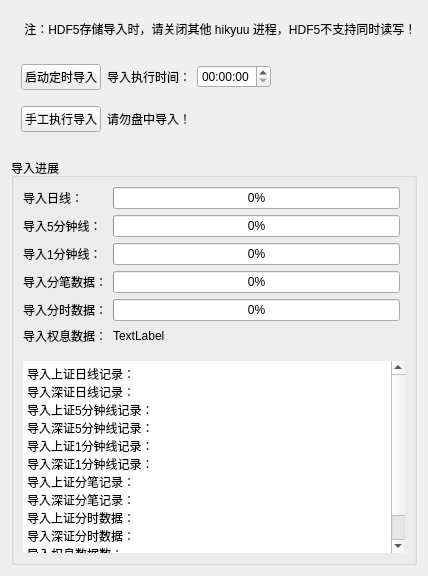
      <widget class="QWidget" name="tab_2">
       <attribute name="title">
        <string>执行导入</string>
       </attribute>
       <layout class="QVBoxLayout" name="verticalLayout_7">
        <item>
         <spacer name="verticalSpacer_20">
          <property name="orientation">
           <enum>Qt::Vertical</enum>
          </property>
          <property name="sizeType">
           <enum>QSizePolicy::Fixed</enum>
          </property>
          <property name="sizeHint" stdset="0">
           <size>
            <width>20</width>
            <height>9</height>
           </size>
          </property>
         </spacer>
        </item>
        <item>
         <widget class="QLabel" name="label_43">
          <property name="text">
           <string>    注：HDF5存储导入时，请关闭其他 hikyuu 进程，HDF5不支持同时读写！</string>
          </property>
         </widget>
        </item>
        <item>
         <layout class="QHBoxLayout" name="horizontalLayout_11">
          <property name="leftMargin">
           <number>10</number>
          </property>
          <property name="topMargin">
           <number>20</number>
          </property>
          <property name="rightMargin">
           <number>10</number>
          </property>
          <item>
           <widget class="QPushButton" name="sched_import_pushButton">
            <property name="text">
             <string>启动定时导入</string>
            </property>
           </widget>
          </item>
          <item>
           <layout class="QHBoxLayout" name="horizontalLayout_14">
            <item>
             <widget class="QLabel" name="label_40">
              <property name="text">
               <string>导入执行时间：</string>
              </property>
             </widget>
            </item>
            <item>
             <widget class="QTimeEdit" name="sched_import_timeEdit"/>
            </item>
            <item>
             <spacer name="horizontalSpacer_7">
              <property name="orientation">
               <enum>Qt::Horizontal</enum>
              </property>
              <property name="sizeHint" stdset="0">
               <size>
                <width>40</width>
                <height>20</height>
               </size>
              </property>
             </spacer>
            </item>
           </layout>
          </item>
         </layout>
        </item>
        <item>
         <spacer name="verticalSpacer_11">
          <property name="orientation">
           <enum>Qt::Vertical</enum>
          </property>
          <property name="sizeType">
           <enum>QSizePolicy::Fixed</enum>
          </property>
          <property name="sizeHint" stdset="0">
           <size>
            <width>20</width>
            <height>10</height>
           </size>
          </property>
         </spacer>
        </item>
        <item>
         <layout class="QHBoxLayout" name="horizontalLayout_18">
          <property name="leftMargin">
           <number>10</number>
          </property>
          <property name="rightMargin">
           <number>10</number>
          </property>
          <item>
           <widget class="QPushButton" name="start_import_pushButton">
            <property name="text">
             <string>手工执行导入</string>
            </property>
           </widget>
          </item>
          <item>
           <widget class="QLabel" name="import_status_label">
            <property name="text">
             <string>请勿盘中导入！</string>
            </property>
           </widget>
          </item>
          <item>
           <spacer name="horizontalSpacer_8">
            <property name="orientation">
             <enum>Qt::Horizontal</enum>
            </property>
            <property name="sizeHint" stdset="0">
             <size>
              <width>40</width>
              <height>20</height>
             </size>
            </property>
           </spacer>
          </item>
         </layout>
        </item>
        <item>
         <spacer name="verticalSpacer_10">
          <property name="orientation">
           <enum>Qt::Vertical</enum>
          </property>
          <property name="sizeType">
           <enum>QSizePolicy::Minimum</enum>
          </property>
          <property name="sizeHint" stdset="0">
           <size>
            <width>20</width>
            <height>20</height>
           </size>
          </property>
         </spacer>
        </item>
        <item>
         <widget class="QGroupBox" name="groupBox_5">
          <property name="title">
           <string>导入进展</string>
          </property>
          <layout class="QVBoxLayout" name="verticalLayout_5">
           <item>
            <layout class="QGridLayout" name="gridLayout">
             <item row="4" column="1">
              <widget class="QProgressBar" name="hdf5_time_progressBar">
               <property name="value">
                <number>0</number>
               </property>
              </widget>
             </item>
             <item row="5" column="1">
              <widget class="QLabel" name="hdf5_weight_label">
               <property name="text">
                <string>TextLabel</string>
               </property>
              </widget>
             </item>
             <item row="2" column="0">
              <widget class="QLabel" name="label_14">
               <property name="text">
                <string>导入1分钟线：</string>
               </property>
              </widget>
             </item>
             <item row="3" column="1">
              <widget class="QProgressBar" name="hdf5_trans_progressBar">
               <property name="value">
                <number>0</number>
               </property>
              </widget>
             </item>
             <item row="3" column="0">
              <widget class="QLabel" name="label_4">
               <property name="text">
                <string>导入分笔数据：</string>
               </property>
              </widget>
             </item>
             <item row="0" column="0">
              <widget class="QLabel" name="label_8">
               <property name="text">
                <string>导入日线：</string>
               </property>
              </widget>
             </item>
             <item row="4" column="0">
              <widget class="QLabel" name="label_5">
               <property name="text">
                <string>导入分时数据：</string>
               </property>
              </widget>
             </item>
             <item row="1" column="1">
              <widget class="QProgressBar" name="hdf5_5min_progressBar">
               <property name="value">
                <number>0</number>
               </property>
              </widget>
             </item>
             <item row="0" column="1">
              <widget class="QProgressBar" name="hdf5_day_progressBar">
               <property name="value">
                <number>0</number>
               </property>
              </widget>
             </item>
             <item row="1" column="0">
              <widget class="QLabel" name="label_12">
               <property name="text">
                <string>导入5分钟线：</string>
               </property>
              </widget>
             </item>
             <item row="2" column="1">
              <widget class="QProgressBar" name="hdf5_min_progressBar">
               <property name="value">
                <number>0</number>
               </property>
              </widget>
             </item>
             <item row="5" column="0">
              <widget class="QLabel" name="label_9">
               <property name="text">
                <string>导入权息数据：</string>
               </property>
              </widget>
             </item>
             <item row="0" column="2">
              <spacer name="horizontalSpacer_14">
               <property name="orientation">
                <enum>Qt::Horizontal</enum>
               </property>
               <property name="sizeType">
                <enum>QSizePolicy::Minimum</enum>
               </property>
               <property name="sizeHint" stdset="0">
                <size>
                 <width>5</width>
                 <height>20</height>
                </size>
               </property>
              </spacer>
             </item>
            </layout>
           </item>
           <item>
            <spacer name="verticalSpacer_9">
             <property name="orientation">
              <enum>Qt::Vertical</enum>
             </property>
             <property name="sizeType">
              <enum>QSizePolicy::Minimum</enum>
             </property>
             <property name="sizeHint" stdset="0">
              <size>
               <width>20</width>
               <height>10</height>
              </size>
             </property>
            </spacer>
           </item>
           <item>
            <widget class="QTextEdit" name="import_detail_textEdit">
             <property name="frameShape">
              <enum>QFrame::NoFrame</enum>
             </property>
             <property name="readOnly">
              <bool>true</bool>
             </property>
             <property name="html">
              <string>&lt;!DOCTYPE HTML PUBLIC &quot;-//W3C//DTD HTML 4.0//EN&quot; &quot;http://www.w3.org/TR/REC-html40/strict.dtd&quot;&gt;
&lt;html&gt;&lt;head&gt;&lt;meta name=&quot;qrichtext&quot; content=&quot;1&quot; /&gt;&lt;meta charset=&quot;utf-8&quot; /&gt;&lt;style type=&quot;text/css&quot;&gt;
p, li { white-space: pre-wrap; }
hr { height: 1px; border-width: 0; }
li.unchecked::marker { content: &quot;\2610&quot;; }
li.checked::marker { content: &quot;\2612&quot;; }
&lt;/style&gt;&lt;/head&gt;&lt;body style=&quot; font-size:13pt; font-weight:400; font-style:normal;&quot;&gt;
&lt;p style=&quot; margin-top:0px; margin-bottom:0px; margin-left:0px; margin-right:0px; -qt-block-indent:0; text-indent:0px;&quot;&gt;&lt;span style=&quot; font-size:9pt;&quot;&gt;导入上证日线记录：&lt;/span&gt;&lt;/p&gt;
&lt;p style=&quot; margin-top:0px; margin-bottom:0px; margin-left:0px; margin-right:0px; -qt-block-indent:0; text-indent:0px;&quot;&gt;&lt;span style=&quot; font-size:9pt;&quot;&gt;导入深证日线记录：&lt;/span&gt;&lt;/p&gt;
&lt;p style=&quot; margin-top:0px; margin-bottom:0px; margin-left:0px; margin-right:0px; -qt-block-indent:0; text-indent:0px;&quot;&gt;&lt;span style=&quot; font-size:9pt;&quot;&gt;导入上证5分钟线记录：&lt;/span&gt;&lt;/p&gt;
&lt;p style=&quot; margin-top:0px; margin-bottom:0px; margin-left:0px; margin-right:0px; -qt-block-indent:0; text-indent:0px;&quot;&gt;&lt;span style=&quot; font-size:9pt;&quot;&gt;导入深证5分钟线记录：&lt;/span&gt;&lt;/p&gt;
&lt;p style=&quot; margin-top:0px; margin-bottom:0px; margin-left:0px; margin-right:0px; -qt-block-indent:0; text-indent:0px;&quot;&gt;&lt;span style=&quot; font-size:9pt;&quot;&gt;导入上证1分钟线记录：&lt;/span&gt;&lt;/p&gt;
&lt;p style=&quot; margin-top:0px; margin-bottom:0px; margin-left:0px; margin-right:0px; -qt-block-indent:0; text-indent:0px;&quot;&gt;&lt;span style=&quot; font-size:9pt;&quot;&gt;导入深证1分钟线记录：&lt;/span&gt;&lt;/p&gt;
&lt;p style=&quot; margin-top:0px; margin-bottom:0px; margin-left:0px; margin-right:0px; -qt-block-indent:0; text-indent:0px;&quot;&gt;&lt;span style=&quot; font-size:9pt;&quot;&gt;导入上证分笔记录：&lt;/span&gt;&lt;/p&gt;
&lt;p style=&quot; margin-top:0px; margin-bottom:0px; margin-left:0px; margin-right:0px; -qt-block-indent:0; text-indent:0px;&quot;&gt;&lt;span style=&quot; font-size:9pt;&quot;&gt;导入深证分笔记录：&lt;/span&gt;&lt;/p&gt;
&lt;p style=&quot; margin-top:0px; margin-bottom:0px; margin-left:0px; margin-right:0px; -qt-block-indent:0; text-indent:0px;&quot;&gt;&lt;span style=&quot; font-size:9pt;&quot;&gt;导入上证分时数据：&lt;/span&gt;&lt;/p&gt;
&lt;p style=&quot; margin-top:0px; margin-bottom:0px; margin-left:0px; margin-right:0px; -qt-block-indent:0; text-indent:0px;&quot;&gt;&lt;span style=&quot; font-size:9pt;&quot;&gt;导入深证分时数据：&lt;/span&gt;&lt;/p&gt;
&lt;p style=&quot; margin-top:0px; margin-bottom:0px; margin-left:0px; margin-right:0px; -qt-block-indent:0; text-indent:0px;&quot;&gt;&lt;span style=&quot; font-size:9pt;&quot;&gt;导入权息数据数：&lt;/span&gt;&lt;/p&gt;
&lt;p style=&quot; margin-top:0px; margin-bottom:0px; margin-left:0px; margin-right:0px; -qt-block-indent:0; text-indent:0px;&quot;&gt;&lt;span style=&quot; font-size:9pt;&quot;&gt;导入完毕！&lt;/span&gt;&lt;/p&gt;&lt;/body&gt;&lt;/html&gt;</string>
             </property>
            </widget>
           </item>
          </layout>
         </widget>
        </item>
       </layout>
      </widget>
